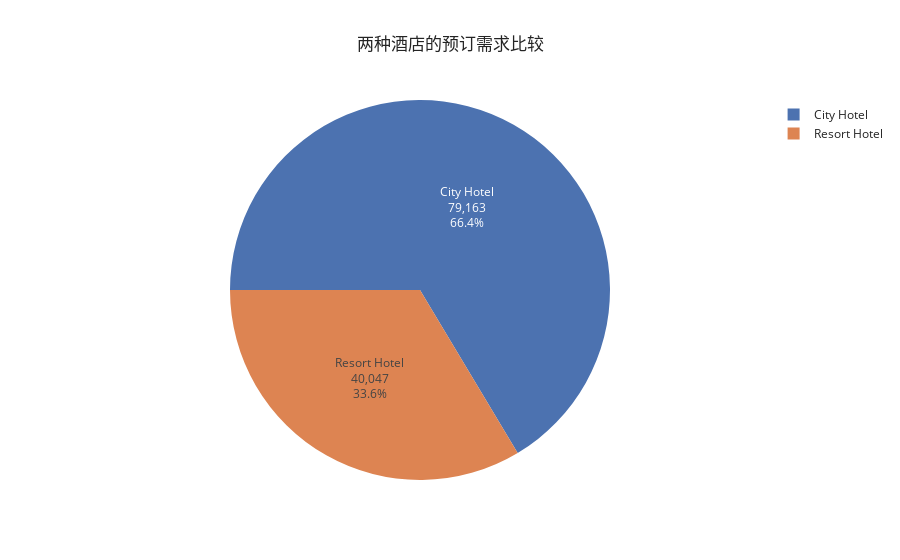

The notebook cell this image was saved under:
### Markdown cell above
整体来看，两家酒店所有的预订中，取消率为37.1%，入住率为62.9%

### Code cell
#预订需求对比
booking = base["hotel"].value_counts()

fig = px.pie(booking,
             values=booking.values,
             names=booking.index,
             title="两种酒店的预订需求比较",
             template="seaborn")
fig.update_traces(rotation=-90, textinfo="value+percent+label")
fig.show()

### Figure 1 — Plotly figure (JSON) as saved in the notebook; plotly's stock layout.template omitted (floating-point values rounded to 4 significant figures)
{"data": [{"domain": {"x": [0, 1], "y": [0, 1]}, "hovertemplate": "index=%{label}<br>value=%{value}<extra></extra>", "labels": ["City Hotel", "Resort Hotel"], "legendgroup": "", "name": "", "rotation": -90, "showlegend": true, "textinfo": "value+percent+label", "type": "pie", "values": [79163, 40047]}], "layout": {"legend": {"tracegroupgap": 0}, "title": {"text": "两种酒店的预订需求比较"}}}
